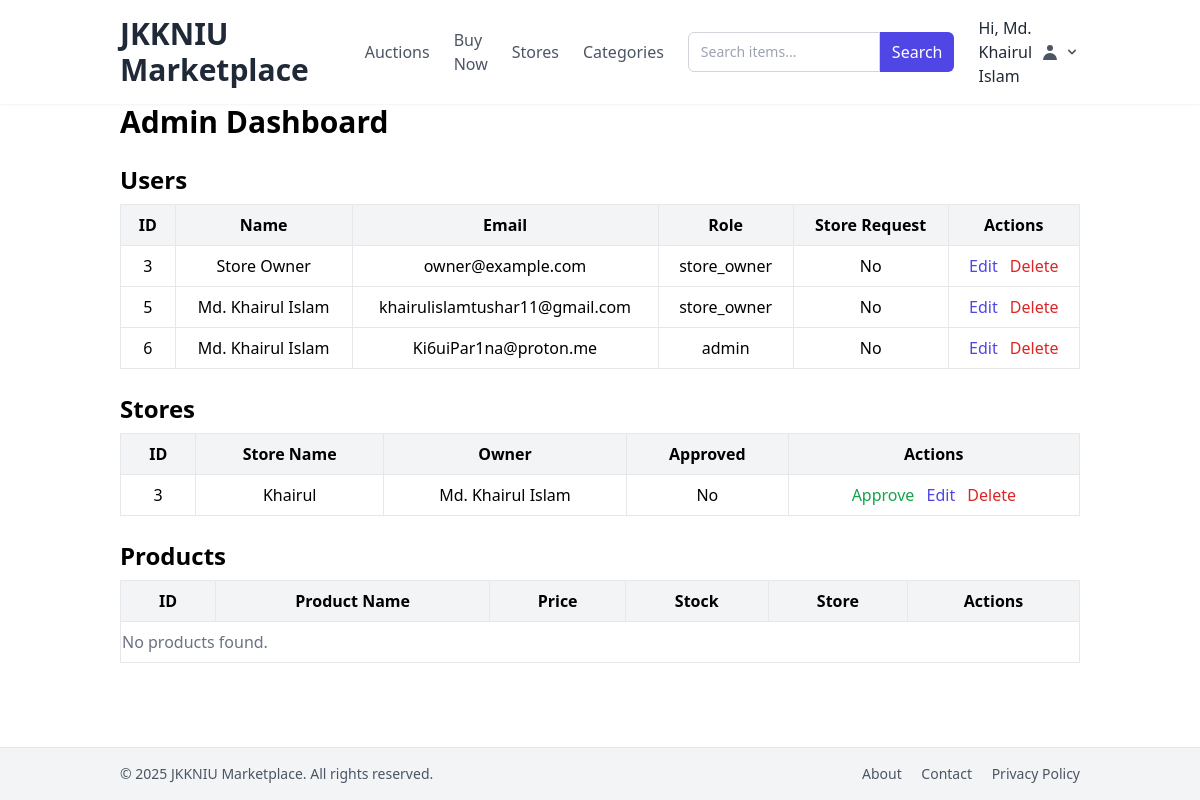
/admin_dashboard.php (signed in), run on the app's committed database.
### tables this page shows
CREATE TABLE `users` (
  `id` int(10) UNSIGNED NOT NULL,
  `name` varchar(100) NOT NULL,
  `email` varchar(190) NOT NULL,
  `password_hash` varchar(255) NOT NULL,
  `email_verified` tinyint(1) NOT NULL DEFAULT 0,
  `verification_token` varchar(64) DEFAULT NULL,
  `created_at` timestamp NOT NULL DEFAULT current_timestamp(),
  `updated_at` timestamp NOT NULL DEFAULT current_timestamp() ON UPDATE current_timestamp(),
  `role` enum('admin','store_owner','user') NOT NULL DEFAULT 'user',
  `store_request` tinyint(1) NOT NULL DEFAULT 0 COMMENT '0=no request, 1=requested store'
);

CREATE TABLE `stores` (
  `id` int(10) UNSIGNED NOT NULL,
  `owner_id` int(10) UNSIGNED NOT NULL,
  `name` varchar(255) NOT NULL,
  `approved` tinyint(1) DEFAULT 0
);

### admin_dashboard.php (the view, shortened to what this page needs)
<?php
require_once 'config.php';
$users = $conn->query("SELECT id, name, email, role, store_request FROM users");
$stores = $conn->query("SELECT s.id, s.name, u.name AS owner_name, s.approved
                        FROM stores s
                        JOIN users u ON u.id = s.owner_id");
$products = $conn->query("SELECT p.id, p.name, p.price, p.stock, s.name AS store_name
                          FROM products p
                          JOIN stores s ON s.id = p.store_id");
?>
<h1 class="text-3xl font-bold mb-6">Admin Dashboard</h1>
<h2 class="text-2xl font-semibold mb-2">Users</h2>
<table class="min-w-full table-auto mb-6 border">
    <thead>
        <tr class="bg-gray-100">
            <th class="px-4 py-2 border">ID</th>
            <th class="px-4 py-2 border">Name</th>
            <th class="px-4 py-2 border">Email</th>
            <th class="px-4 py-2 border">Role</th>
            <th class="px-4 py-2 border">Store Request</th>
            <th class="px-4 py-2 border">Actions</th>
        </tr>
    </thead>
    <tbody>
        <?php if ($users && $users->num_rows > 0): ?>
            <?php while ($u = $users->fetch_assoc()): ?>
                <tr class="text-center">
                    <td class="px-4 py-2 border"><?= $u['id'] ?></td>
                    <td class="px-4 py-2 border"><?= htmlspecialchars($u['name']) ?></td>
                    <td class="px-4 py-2 border"><?= htmlspecialchars($u['email']) ?></td>
                    <td class="px-4 py-2 border"><?= htmlspecialchars($u['role']) ?></td>
                    <td class="px-4 py-2 border"><?= $u['store_request'] ? "Pending" : "No" ?></td>
                    <td class="px-4 py-2 border">
                        <a href="edit_user.php?id=<?= $u['id'] ?>" class="text-indigo-600 hover:underline mr-2">Edit</a>
                        <a href="?delete_user=<?= $u['id'] ?>" onclick="return confirm('Delete this user?')" class="text-red-600 hover:underline">Delete</a>
                    </td>
                </tr>
            <?php endwhile; ?>
        <?php else: ?>
            <tr><td colspan="6" class="text-gray-500 py-2">No users found.</td></tr>
        <?php endif; ?>
    </tbody>
</table>
<h2 class="text-2xl font-semibold mb-2">Stores</h2>
<table class="min-w-full table-auto mb-6 border">
    <thead>
        <tr class="bg-gray-100">
            <th class="px-4 py-2 border">ID</th>
            <th class="px-4 py-2 border">Store Name</th>
            <th class="px-4 py-2 border">Owner</th>
            <th class="px-4 py-2 border">Approved</th>
            <th class="px-4 py-2 border">Actions</th>
        </tr>
    </thead>
    <tbody>
        <?php if ($stores && $stores->num_rows > 0): ?>
            <?php while ($s = $stores->fetch_assoc()): ?>
                <tr class="text-center">
                    <td class="px-4 py-2 border"><?= $s['id'] ?></td>
                    <td class="px-4 py-2 border"><?= htmlspecialchars($s['name']) ?></td>
                    <td class="px-4 py-2 border"><?= htmlspecialchars($s['owner_name']) ?></td>
                    <td class="px-4 py-2 border"><?= $s['approved'] ? "Yes" : "No" ?></td>
                    <td class="px-4 py-2 border">
                        <?php if (!$s['approved']): ?>
                            <a href="approve_store.php?store_id=<?= $s['id'] ?>" class="text-green-600 hover:underline mr-2">Approve</a>
                        <?php endif; ?>
                        <a href="edit_store.php?id=<?= $s['id'] ?>" class="text-indigo-600 hover:underline mr-2">Edit</a>
                        <a href="?delete_store=<?= $s['id'] ?>" onclick="return confirm('Delete this store?')" class="text-red-600 hover:underline">Delete</a>
                    </td>
                </tr>
            <?php endwhile; ?>
        <?php else: ?>
            <tr><td colspan="5" class="text-gray-500 py-2">No stores found.</td></tr>
        <?php endif; ?>
    </tbody>
</table>
<h2 class="text-2xl font-semibold mb-2">Products</h2>
<table class="min-w-full table-auto mb-6 border">
    <thead>
        <tr class="bg-gray-100">
            <th class="px-4 py-2 border">ID</th>
            <th class="px-4 py-2 border">Product Name</th>
            <th class="px-4 py-2 border">Price</th>
            <th class="px-4 py-2 border">Stock</th>
            <th class="px-4 py-2 border">Store</th>
            <th class="px-4 py-2 border">Actions</th>
        </tr>
    </thead>
    <tbody>
        <?php if ($products && $products->num_rows > 0): ?>
            <?php while ($p = $products->fetch_assoc()): ?>
                <tr class="text-center">
                    <td class="px-4 py-2 border"><?= $p['id'] ?></td>
                    <td class="px-4 py-2 border"><?= htmlspecialchars($p['name']) ?></td>
                    <td class="px-4 py-2 border">$<?= $p['price'] ?></td>
                    <td class="px-4 py-2 border"><?= $p['stock'] ?></td>
                    <td class="px-4 py-2 border"><?= htmlspecialchars($p['store_name']) ?></td>
                    <td class="px-4 py-2 border">
                        <a href="edit_product.php?id=<?= $p['id'] ?>" class="text-indigo-600 hover:underline mr-2">Edit</a>
                        <a href="?delete_product=<?= $p['id'] ?>" onclick="return confirm('Delete this product?')" class="text-red-600 hover:underline">Delete</a>
                    </td>
                </tr>
            <?php endwhile; ?>
        <?php else: ?>
            <tr><td colspan="6" class="text-gray-500 py-2">No products found.</td></tr>
        <?php endif; ?>
    </tbody>
</table>
<?php
$content = ob_get_clean();
include './lib/layout.php';

### lib/layout.php (shortened to what this page needs)
<?php
$year = date('Y');
?>
<!DOCTYPE html>
<html lang="en">
<head>
    <script src="https://cdn.tailwindcss.com"></script>
</head>
<body class="flex flex-col min-h-screen">
    <header class="bg-white shadow-sm py-4 sticky top-0 z-50">
        <div class="container mx-auto px-4 sm:px-6 lg:px-8 flex justify-between items-center">
            <a href="./" class="text-3xl font-bold text-gray-800">JKKNIU Marketplace</a>
            <div class="flex items-center space-x-6">
                <nav class="hidden md:flex items-center space-x-6">
                    <a href="./auctions.php" class="text-gray-600 hover:text-gray-900 transition-colors duration-200">Auctions</a>
                    <a href="./buynow.php" class="text-gray-600 hover:text-gray-900 transition-colors duration-200">Buy Now</a>
                    <a href="./stores.php" class="text-gray-600 hover:text-gray-900 transition-colors duration-200">Stores</a>
                    <a href="./categories.php" class="text-gray-600 hover:text-gray-900 transition-colors duration-200">Categories</a>
                </nav>
                <form action="./search.php" method="GET" class="hidden md:flex">
                    <input
                        type="text"
                        name="q"
                        placeholder="Search items..."
                        class="border border-gray-300 rounded-l-md px-3 py-2 text-sm focus:outline-none focus:ring-1 focus:ring-indigo-500 w-48"
                    >
                    <button type="submit"
                        class="bg-indigo-600 text-white px-3 py-2 rounded-r-md hover:bg-indigo-700 transition-colors duration-200">
                        Search
                    </button>
                </form>
                <div id="auth-panel" class="relative flex items-center">
                    <?php if (!empty($_SESSION['user_id'])): ?>
                        <div class="flex items-center">
                            <span class="text-gray-800 font-medium mr-2 hidden md:block">
                                Hi, <?= htmlspecialchars($_SESSION['user_name']) ?>
                            </span>
                            <button id="user-menu-button" class="flex items-center space-x-1 focus:outline-none">
                                <svg class="w-5 h-5 text-gray-600" fill="currentColor" viewBox="0 0 20 20">
                                    <path fill-rule="evenodd" d="M10 9a3 3 0 100-6 3 3 0 000 6zm-7 9a7 7 0 1114 0H3z" clip-rule="evenodd" />
                                </svg>
                                <svg class="w-4 h-4 text-gray-600" fill="currentColor" viewBox="0 0 20 20">
                                    <path fill-rule="evenodd" d="M5.293 7.293a1 1 0 011.414 0L10 10.586l3.293-3.293a1 1 0 111.414 1.414l-4 4a1 1 0 01-1.414 0l-4-4a1 1 0 010-1.414z" clip-rule="evenodd" />
                                </svg>
                            </button>
                        </div>
                    <?php endif; ?>
                </div>
            </div>
        </div>
    </header>
    <main class="container mx-auto px-4 sm:px-6 lg:px-8 flex-grow">
        <?= $content ?? '' ?>
    </main>
    <footer class="bg-gray-100 border-t py-4 mt-auto">
        <div class="container mx-auto px-4 sm:px-6 lg:px-8 flex flex-col sm:flex-row justify-between items-center text-sm text-gray-600">
            <p>&copy; <?= $year ?> JKKNIU Marketplace. All rights reserved.</p>
            <div class="space-x-4 mt-2 sm:mt-0">
                <a href="./about.php" class="hover:text-gray-900">About</a>
                <a href="./contact.php" class="hover:text-gray-900">Contact</a>
                <a href="./privacy.php" class="hover:text-gray-900">Privacy Policy</a>
            </div>
        </div>
    </footer>
</body>
</html>

### data on the page
users: id "3", name "Store Owner", email "owner@example.com", role "store_owner", store_request "No"
users: id "5", name "Md. Khairul Islam", email "khairulislamtushar11@gmail.com", role "store_owner", store_request "No"
users: id "6", name "Md. Khairul Islam", email "Ki6uiPar1na@proton.me", role "admin", store_request "No"
stores: id "3", name "Khairul", owner.name "Md. Khairul Islam", approved "No"

### other printed values
$_SESSION['user_name'] "Md. Khairul Islam"
